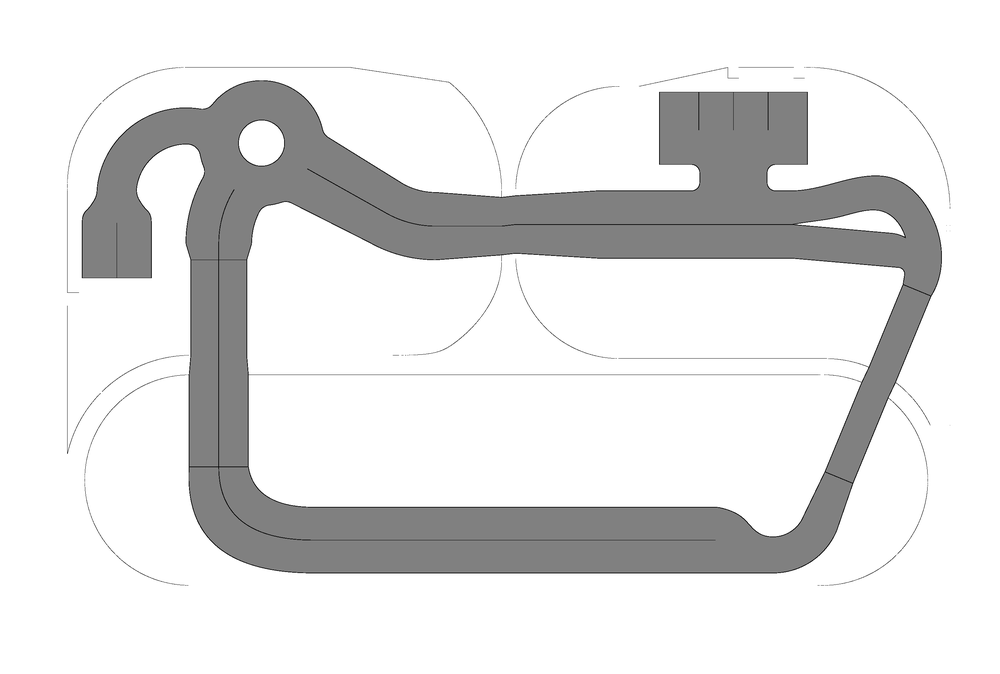
#> input picture Map/map_reduced.png, 1000 x 674 px, shrunk from 2872 x 1936 before the run, found by its file name
$ python gen_ligne_centrale.py
#> lines starting #> are read from the running program, lines starting #| are printed output that depends on the picture; after the words box and inside, x2 and y2 are one past the last pixel; in counts of white or black regions, pixels touching at a corner belong together
import cv2
import numpy as np
import matplotlib.pyplot as plt
import time

INPUT_PATH = "map_reduced.png"
OUTPUT_PATH = "map_centrale.png"

def log(msg):
    print(f"[{time.strftime('%H:%M:%S')}] {msg}")

def calcul_ligne_centrale(image_path, dilation_size=3):
    """
    Génère une ligne centrale un peu plus épaisse.

    dilation_size : taille du kernel de dilation (plus grand = ligne plus épaisse)
    """
#> called with image_path = 'map_reduced.png', dilation_size = 5
    log("Chargement de l’image...")
    img = cv2.imread(image_path, cv2.IMREAD_GRAYSCALE)
#> img is the input picture: shape (674, 1000); min 16, max 255, mean 226.5
    if img is None:
        raise FileNotFoundError(f"Impossible de lire {image_path}")

    # Zones d'intérêt : gris (chaussée)
    mask_road = (img == 128).astype(np.uint8)
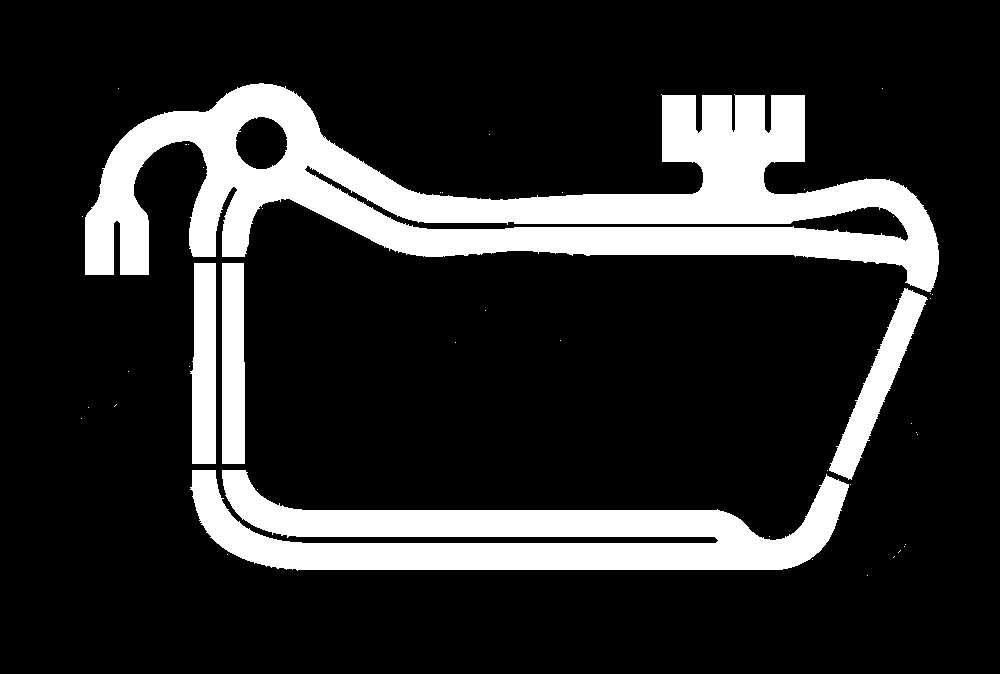
#> mask_road: shape (674, 1000); values 0 (black) and 1 (white), 17.6% white; 44 white regions (39 under 20 px), largest, box (x1, y1, x2, y2) and area: (85, 83, 939, 292) 69539, (190, 470, 849, 571) 35026, (829, 288, 928, 480) 4958, (190, 263, 216, 464) 4629, (222, 263, 245, 464) 4524
    mask_bord = (img == 0).astype(np.uint8)
#> mask_bord: shape (674, 1000); every value is 0

    # Transformée de distance : distance de chaque pixel route au bord noir
    log("Calcul de la transformée de distance...")
    dist = cv2.distanceTransform(1 - mask_bord, cv2.DIST_L2, 3)
#> dist: shape (674, 1000) float32; every value is 3.4e+38
    dist *= mask_road  # on ne garde que la route

    # Extraction des maxima locaux (approximation des centres)
    log("Détection des maxima locaux...")
    kernel = np.ones((3, 3), np.uint8)
    local_max = cv2.dilate(dist, kernel) == dist
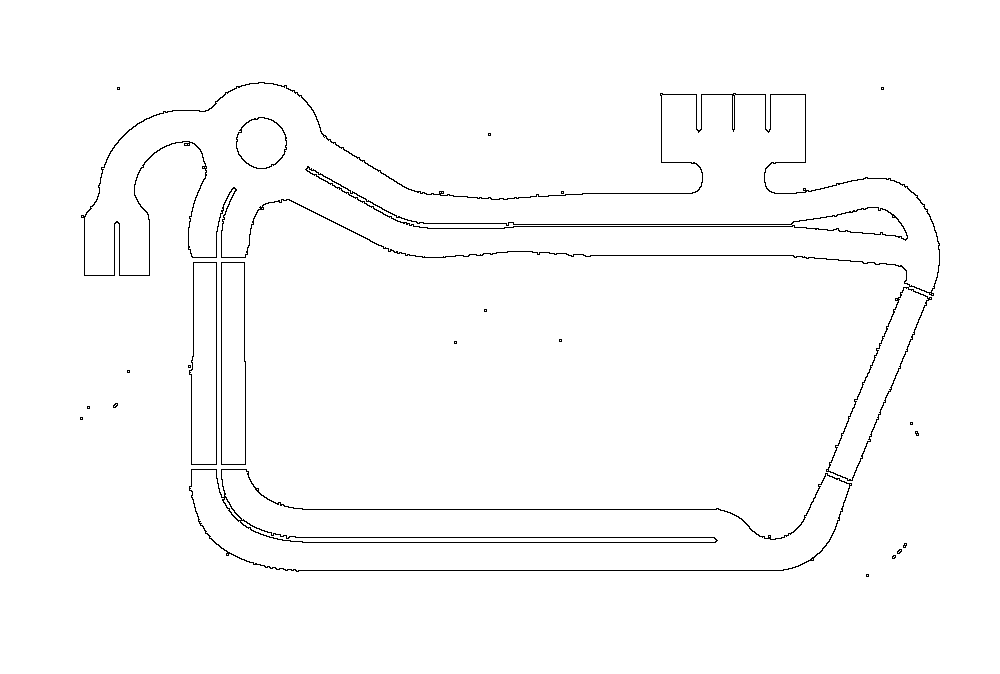
#> local_max: shape (674, 1000) bool; 98.5% white; black in thin lines or dots, all inside (x1, y1, x2, y2) = (80, 82, 940, 577)
    ligne_centrale = np.logical_and(local_max, mask_road)
    ligne_centrale = ligne_centrale.astype(np.uint8) * 255

    # --- ÉPAISSIR LA LIGNE ---
    if dilation_size > 1:
        kernel_dilate = cv2.getStructuringElement(cv2.MORPH_ELLIPSE, (dilation_size, dilation_size))
        ligne_centrale = cv2.dilate(ligne_centrale, kernel_dilate)
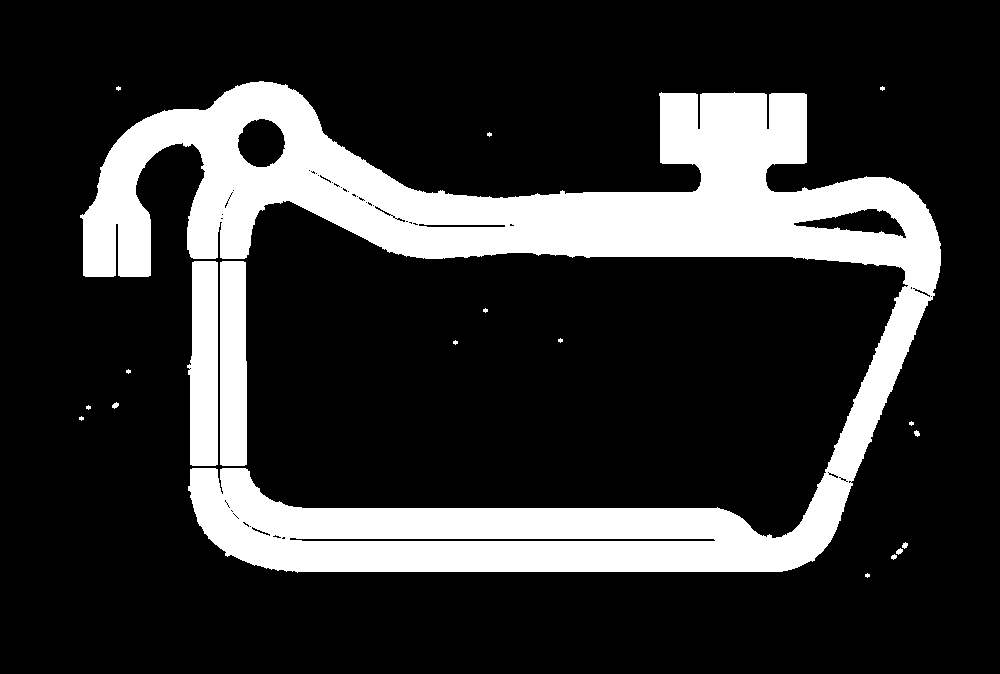
#> ligne_centrale: shape (674, 1000); 20.2% white; 19 white regions (11 under 20 px), largest, box (x1, y1, x2, y2) and area: (80, 81, 941, 573) 124885, (187, 261, 218, 466) 5556, (220, 261, 247, 466) 5427

    # Conversion en image couleur (BGR pour OpenCV)
    img_bgr = cv2.cvtColor(img, cv2.COLOR_GRAY2BGR)

    # Colorier la ligne centrale en rouge (BGR = 0,0,255)
    img_bgr[ligne_centrale > 0] = (0, 0, 255)
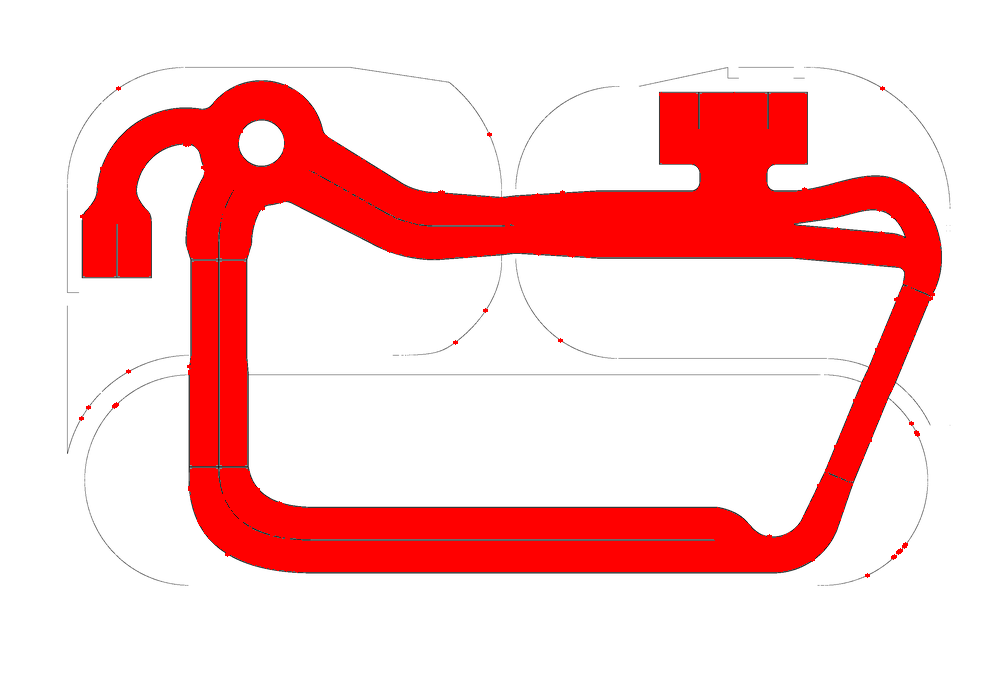
#> img_bgr: shape (674, 1000, 3); mean B, G, R 200.6, 200.6, 252.1

    # Sauvegarde du résultat
    cv2.imwrite(OUTPUT_PATH, img_bgr)
    log(f"Ligne centrale sauvegardée : {OUTPUT_PATH}")

    # Affichage avec matplotlib (converti en RGB pour affichage correct)
    img_rgb = cv2.cvtColor(img_bgr, cv2.COLOR_BGR2RGB)
    plt.figure(figsize=(12, 8))
    plt.imshow(img_rgb)
    plt.title("Ligne centrale (rouge) épaissie")
    plt.axis("off")
    plt.savefig("debug_ligne_centrale.png", dpi=150)
    plt.show()

def main():
    start = time.time()
    calcul_ligne_centrale(INPUT_PATH, dilation_size=5)  # ajuster la taille ici
    log(f"⏱️ Terminé en {time.time() - start:.1f}s")

if __name__ == "__main__":
    main()
